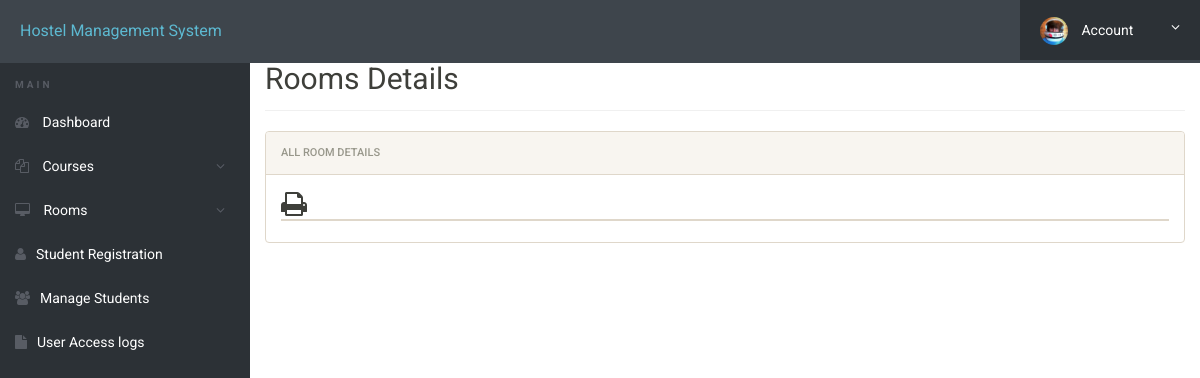
Before: /hostel/admin/student-details.php?schoolid=10806121 (signed in) with the older database file.
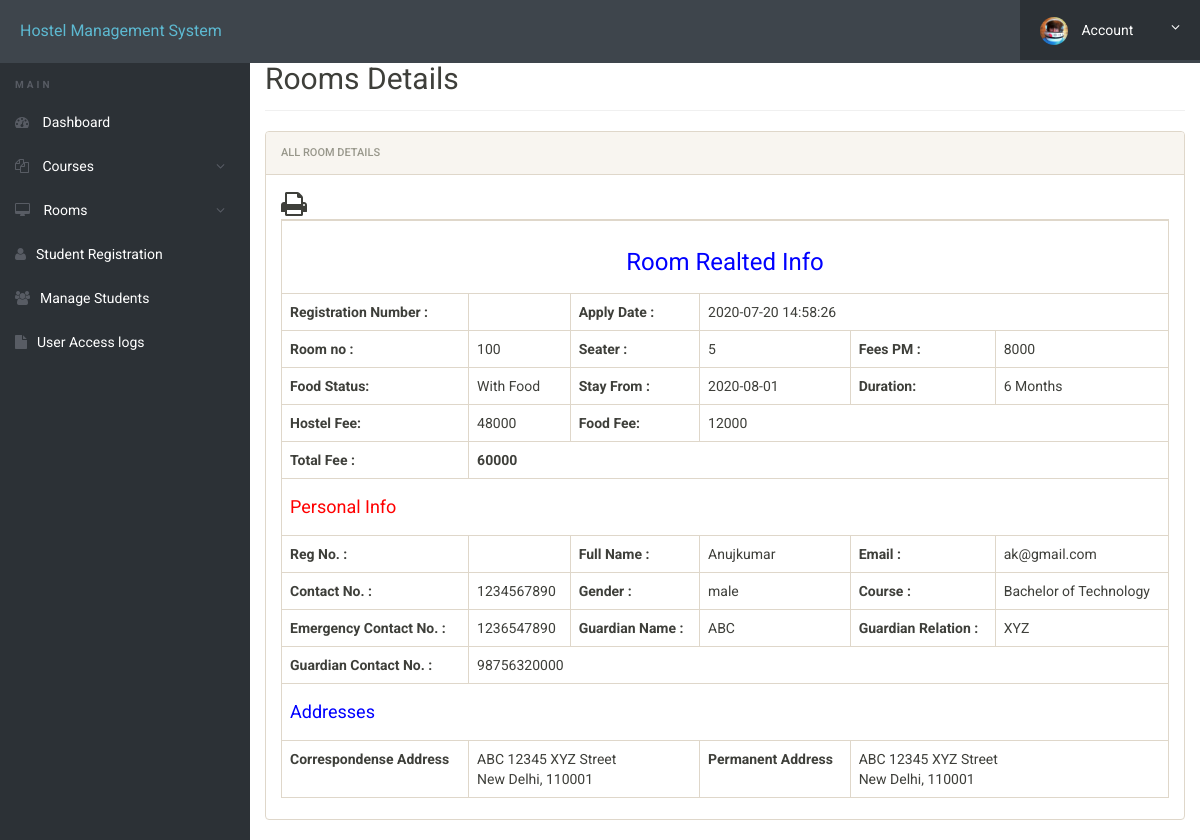
After: the same page with the newer database file.
### tables this page shows
CREATE TABLE `registration` (
  `id` int(11) NOT NULL,
  `roomno` int(11) DEFAULT NULL,
  `seater` int(11) DEFAULT NULL,
  `feespm` int(11) DEFAULT NULL,
  `foodstatus` int(11) DEFAULT NULL,
  `stayfrom` date DEFAULT NULL,
  `duration` int(11) DEFAULT NULL,
  `course` varchar(500) DEFAULT NULL,
  `schoolId` int(11) DEFAULT NULL,
  `firstName` varchar(500) DEFAULT NULL,
  `middleName` varchar(500) DEFAULT NULL,
  `lastName` varchar(500) DEFAULT NULL,
  `gender` varchar(250) DEFAULT NULL,
  `contactno` bigint(11) DEFAULT NULL,
  `emailid` varchar(500) DEFAULT NULL,
  `egycontactno` bigint(11) DEFAULT NULL,
  `guardianName` varchar(500) DEFAULT NULL,
  `guardianRelation` varchar(500) DEFAULT NULL,
  `guardianContactno` bigint(11) DEFAULT NULL,
  `corresAddress` varchar(500) DEFAULT NULL,
  `corresCIty` varchar(500) DEFAULT NULL,
  `corresProvince` varchar(500) DEFAULT NULL,
  `corresPincode` int(11) DEFAULT NULL,
  `pmntAddress` varchar(500) DEFAULT NULL,
  `pmntCity` varchar(500) DEFAULT NULL,
  `pmnatetProvince` varchar(500) DEFAULT NULL,
  `pmntPincode` int(11) DEFAULT NULL,
  `postingDate` timestamp NULL DEFAULT current_timestamp(),
  `updationDate` varchar(500) DEFAULT NULL
);

### hostel/admin/student-details.php (the view, shortened to what this page needs)
<?php
include('includes/config.php');
?>
<!doctype html>
<html lang="en" class="no-js">
<head>
	<link rel="stylesheet" href="css/font-awesome.min.css">
	<link rel="stylesheet" href="css/bootstrap.min.css">
	<link rel="stylesheet" href="css/dataTables.bootstrap.min.css">
	<link rel="stylesheet" href="css/bootstrap-social.css">
	<link rel="stylesheet" href="css/bootstrap-select.css">
	<link rel="stylesheet" href="css/fileinput.min.css">
	<link rel="stylesheet" href="css/awesome-bootstrap-checkbox.css">
	<link rel="stylesheet" href="css/style.css">
	<link rel="stylesheet" href="css/font-awesome.min.css">
</head>
<body>
	<?php include('includes/header.php');?>
	<div class="ts-main-content">
			<?php include('includes/sidebar.php');?>
		<div class="content-wrapper">
			<div class="container-fluid">
				<div class="row" id="print">
					<div class="col-md-12">
						<h2 class="page-title" style="margin-top:4%">Rooms Details</h2>
						<div class="panel panel-default">
							<div class="panel-heading">All Room Details</div>
							<div class="panel-body">
			<table id="zctb" class="table table-bordered " cellspacing="0" width="100%" border="1">
						 <span style="float:left" ><i class="fa fa-print fa-2x" aria-hidden="true" OnClick="CallPrint(this.value)" style="cursor:pointer" title="Print the Report"></i></span>
									<tbody>
<?php
$aid=intval($_GET['schoolid']);
	$ret="select * from registration where (schoolid	=?)";
$stmt= $mysqli->prepare($ret) ;
$stmt->bind_param('s',$aid);
$stmt->execute() ;
$res=$stmt->get_result();
while($row=$res->fetch_object())
	  {
	  	?>
<tr>
<td colspan="6" style="text-align:center; color:blue"><h3>Room Realted Info</h3></td>
</tr>
<tr>
	<th>Registration Number :</th>
<td><?php echo $row->schoolid;?></td>
<th>Apply Date :</th>
<td colspan="3"><?php echo $row->postingDate;?></td>
</tr>
<tr>
<td><b>Room no :</b></td>
<td><?php echo $row->roomno;?></td>
<td><b>Seater :</b></td>
<td><?php echo $row->seater;?></td>
<td><b>Fees PM :</b></td>
<td><?php echo $fpm=$row->feespm;?></td>
</tr>
<tr>
<td><b>Food Status:</b></td>
<td>
<?php if($row->foodstatus==0)
{
echo "Without Food";
}
else
{
echo "With Food";
}
;?></td>
<td><b>Stay From :</b></td>
<td><?php echo $row->stayfrom;?></td>
<td><b>Duration:</b></td>
<td><?php echo $dr=$row->duration;?> Months</td>
</tr>
<tr><th>Hostel Fee:</th>
<td><?php echo $hf=$dr*$fpm?></td>
<th>Food Fee:</th>
<td colspan="3"><?php
if($row->foodstatus==1)
{
echo $ff=(2000*$dr);
} else {
echo $ff=0;
echo "<span style='padding-left:2%; color:red;'>(You booked hostel without food).<span>";
}?></td>
</tr>
<tr>
<th>Total Fee :</th>
<th colspan="5"><?php echo $hf+$ff;?></th>
</tr>
<tr>
<td colspan="6" style="color:red"><h4>Personal Info</h4></td>
</tr>
<tr>
<td><b>Reg No. :</b></td>
<td><?php echo $row->schoolid;?></td>
<td><b>Full Name :</b></td>
<td><?php echo $row->firstName;?><?php echo $row->middleName;?><?php echo $row->lastName;?></td>
<td><b>Email :</b></td>
<td><?php echo $row->emailid;?></td>
</tr>
<tr>
<td><b>Contact No. :</b></td>
<td><?php echo $row->contactno;?></td>
<td><b>Gender :</b></td>
<td><?php echo $row->gender;?></td>
<td><b>Course :</b></td>
<td><?php echo $row->course;?></td>
</tr>
<tr>
<td><b>Emergency Contact No. :</b></td>
<td><?php echo $row->egycontactno;?></td>
<td><b>Guardian Name :</b></td>
<td><?php echo $row->guardianName;?></td>
<td><b>Guardian Relation :</b></td>
<td><?php echo $row->guardianRelation;?></td>
</tr>
<tr>
<td><b>Guardian Contact No. :</b></td>
<td colspan="6"><?php echo $row->guardianContactno;?></td>
</tr>
<tr>
<td colspan="6" style="color:blue"><h4>Addresses</h4></td>
</tr>
<tr>
<td><b>Correspondense Address</b></td>
<td colspan="2">
<?php echo $row->corresAddress;?><br />
<?php echo $row->corresCIty;?>, <?php echo $row->corresPincode;?><br />
</td>
<td><b>Permanent Address</b></td>
<td colspan="2">
<?php echo $row->pmntAddress;?><br />
<?php echo $row->pmntCity;?>, <?php echo $row->pmntPincode;?><br />
</td>
</tr>
<?php
} ?>
</tbody>
</table>
</div>
</div>
</div>
</div>
</div>
</div>
</div>
</body>
</html>

### hostel/admin/includes/header.php (shortened to what this page needs)
<div class="brand clearfix">
		<a href="#" class="logo" style="font-size:16px;">Hostel Management System</a>
		<ul class="ts-profile-nav">
			<li class="ts-account">
				<a href="#"><img src="img/ts-avatar.jpg" class="ts-avatar hidden-side" alt=""> Account <i class="fa fa-angle-down hidden-side"></i></a>
			</li>
		</ul>
	</div>

### hostel/admin/includes/sidebar.php (shortened to what this page needs)
<nav class="ts-sidebar">
			<ul class="ts-sidebar-menu">
				<li class="ts-label">Main</li>
				<li><a href="dashboard.php"><i class="fa fa-dashboard"></i> Dashboard</a></li>
					<li><a href="#"><i class="fa fa-files-o"></i> Courses</a>
				</li>
					<li><a href="#"><i class="fa fa-desktop"></i> Rooms</a>
				</li>
				<li><a href="registration.php"><i class="fa fa-user"></i>Student Registration</a></li>
				<li><a href="manage-students.php"><i class="fa fa-users"></i>Manage Students</a></li>
				<li><a href="access-log.php"><i class="fa fa-file"></i>User Access logs</a></li>
		</nav>

### hostel/admin/css/style.css (style rules this page uses)
html { font-size: 14px; }
@media only screen and (min-width: 480px) { html { font-size: 17px; } }
@media only screen and (min-width: 768px) { html { font-size: 14px; } }
body { font-size: 1em; }
a { color: #37a6c4; }
.panel { overflow: hidden; }
ul, li { margin: 0; padding: 0; list-style: none; }
.page-title { padding-bottom: 15px; margin-bottom: 20px; border-bottom: 1px solid #f0f0f0; }
.brand { background: #3e454c; position: relative; z-index: 3; position: fixed; width: 100%; top: 0; }
.brand .logo { box-sizing: border-box; padding: 20px; float: left; display: block; width: 200px; }
@media only screen and (min-width: 992px) { .brand .logo { width: 250px; } }
.brand .ts-profile-nav { float: right; display: none; }
.brand .ts-profile-nav li { float: left; position: relative; }
.brand .ts-profile-nav li a { display: block; padding: 20px; color: #fff; }
.brand .ts-profile-nav .ts-account .fa-angle-down { float: right; }
.brand .ts-profile-nav .ts-account > a { width: 180px; background: #2c3136; }
.brand .ts-profile-nav .ts-account .ts-avatar { border-radius: 50%; height: 28px; margin: -10px 0; margin-right: 10px; }
@media only screen and (min-width: 992px) { .brand .ts-profile-nav { display: block; } }
.ts-sidebar { background: #2c3136; max-height: 0; transition: max-height 0.3s; overflow: hidden; position: fixed; z-index: 2; width: 100%; bottom: 0; top: 60px; overflow-y: auto; }
@media only screen and (min-width: 992px) { .ts-sidebar { max-height: 100%; bottom: 0; } }
.ts-sidebar-menu .ts-label { color: #585c64; font-weight: bold; padding: 8px 15px; text-transform: uppercase; font-size: 10px; letter-spacing: 3px; margin-top: 10px; }
.ts-sidebar-menu a { display: block; text-decoration: none; padding: 12px 15px; color: #fff; }
.ts-sidebar-menu li { position: relative; }
.ts-sidebar-menu li i { color: #585c64; margin-right: 10px; }
.ts-main-content .content-wrapper { padding-top: 15px; margin-top: 10px; }
@media only screen and (min-width: 992px) { .ts-main-content .ts-sidebar { width: 250px; float: left; } }
@media only screen and (min-width: 992px) { .ts-main-content .content-wrapper { margin-left: 250px; } }

Changed rows visible on the page:
now on this page (row edited): registration: postingDate "2020-07-20 14:58:26", roomno "100", seater "5", feespm "8000", foodstatus "With Food", stayfrom "2020-08-01", duration "6", $hf=$dr*$fpm "48000", $ff=(2000*$dr) "12000", $hf+$ff "60000", firstName "Anuj", lastName "kumar", emailid "ak@gmail.com", contactno "1234567890", gender "male", course "Bachelor of Technology", egycontactno "1236547890", guardianName "ABC", guardianRelation "XYZ", guardianContactno "98756320000", corresAddress "ABC 12345 XYZ Street", corresCIty "New Delhi", corresPincode "110001", pmntAddress "ABC 12345 XYZ Street", pmntCity "New Delhi", pmntPincode "110001"
